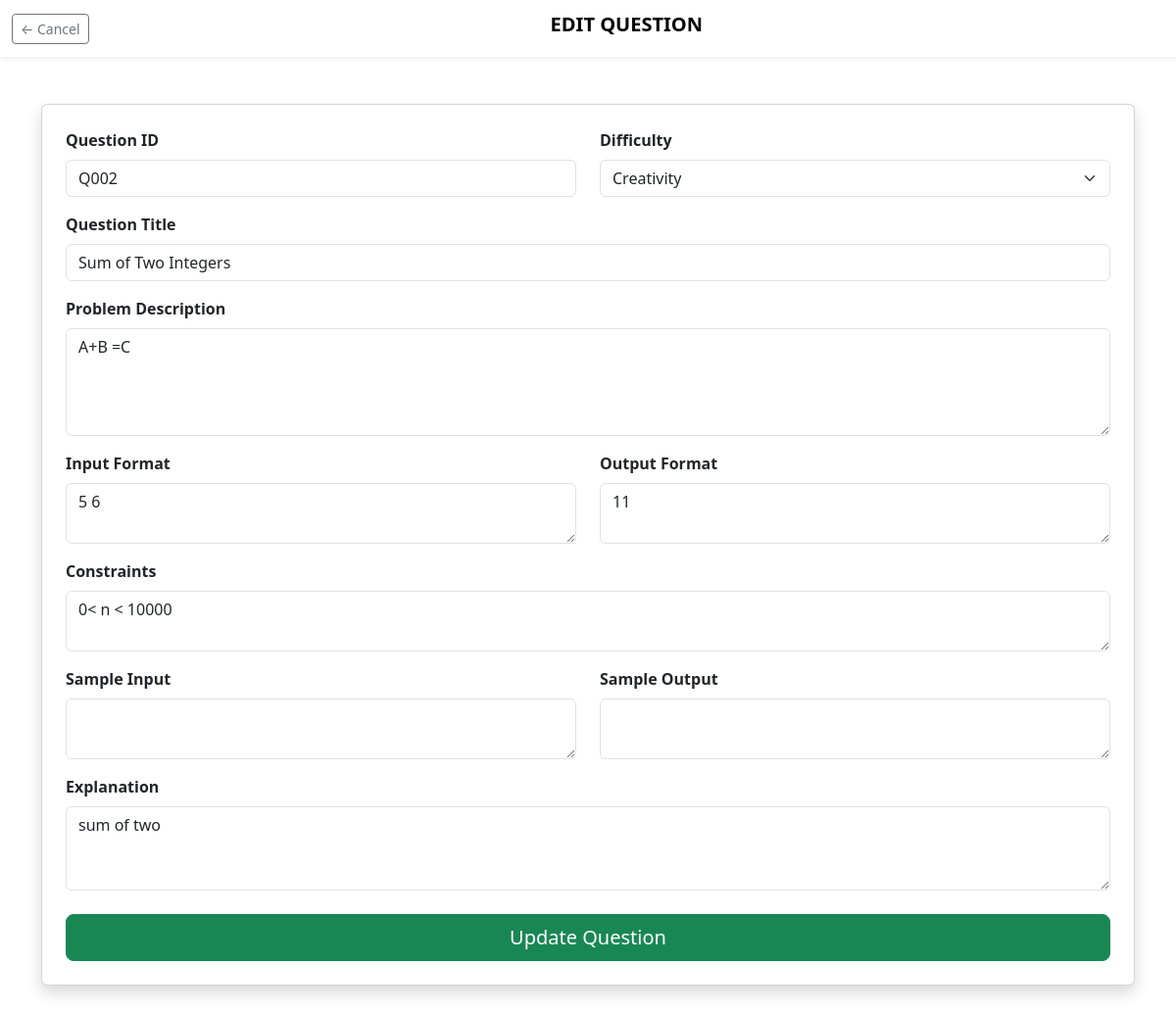
Screenshot of /admin/update/2 (signed in) with the database file from the repository.
### app.py (models this page shows)
class Question(db.Model):
    id = db.Column(db.Integer, primary_key=True)
    question_id = db.Column(db.String(10), unique=True)
    title = db.Column(db.String(100))
    description = db.Column(db.Text)
    input_format = db.Column(db.Text)
    constraints = db.Column(db.Text)
    output_format = db.Column(db.Text)
    explanation = db.Column(db.Text)
    difficulty = db.Column(db.String(50))
    test_cases = db.relationship('TestCase', backref='question', cascade="all, delete-orphan")

### app.py (the view, shortened to what this page needs)
@app.route('/admin/update/<int:id>', methods=['GET', 'POST'])
@login_required
def update_question(id):
    questions = Question.query.get_or_404(id)
    return render_template('edit_questions.html', questions=questions)

### app.py (called while the page is built)
@login_manager.user_loader
def load_user(user_id):
    return User.query.get(int(user_id))

### templates/edit_questions.html (shortened to what this page needs)
<!DOCTYPE html>
<html lang="en">
<head>
    <link href="https://cdn.jsdelivr.net/npm/bootstrap@5.3.2/dist/css/bootstrap.min.css" rel="stylesheet">
</head>
<body>
    <nav class="navbar custom-navbar shadow-sm">
        <div class="container-fluid">
            <a href="{{ url_for('admin_panel') }}" class="btn btn-outline-secondary btn-sm">← Cancel</a>
            <h2 class="navbar-brand mx-auto fw-bold">EDIT QUESTION</h2>
        </div>
    </nav>
    <div class="container mt-5 mb-5">
        <div class="card shadow">
            <div class="card-body p-4">
                <form action="{{ url_for('update_question', id=questions.id) }}" method="POST">
                    <div class="row">
                        <div class="col-md-6 mb-3">
                            <label class="form-label fw-bold">Question ID</label>
                            <input type="text" class="form-control" name="question_id"
                                   value="{{ questions.question_id }}" required>
                        </div>
                        <div class="col-md-6 mb-3">
                            <label class="form-label fw-bold">Difficulty</label>
                            <select class="form-select" name="difficulty" required>
                                <option value="Creativity" {% if questions.difficulty == 'Creativity' %}selected{% endif %}>Creativity</option>
                            </select>
                        </div>
                    </div>
                    <div class="mb-3">
                        <label class="form-label fw-bold">Question Title</label>
                        <input name="title" type="text" class="form-control"
                               value="{{ questions.title }}" required>
                    </div>
                    <div class="mb-3">
                        <label class="form-label fw-bold">Problem Description</label>
                        <textarea class="form-control" name="description" rows="4" required>{{ questions.description }}</textarea>
                    </div>
                    <div class="row">
                        <div class="col-md-6 mb-3">
                            <label class="form-label fw-bold">Input Format</label>
                            <textarea class="form-control" name="input_format" rows="2" required>{{ questions.input_format }}</textarea>
                        </div>
                        <div class="col-md-6 mb-3">
                            <label class="form-label fw-bold">Output Format</label>
                            <textarea class="form-control" name="output_format" rows="2" required>{{ questions.output_format }}</textarea>
                        </div>
                    </div>
                    <div class="mb-3">
                        <label class="form-label fw-bold">Constraints</label>
                        <textarea class="form-control" name="constraints" rows="2" required>{{ questions.constraints }}</textarea>
                    </div>
                    <div class="row">
                        <div class="col-md-6 mb-3">
                            <label class="form-label fw-bold">Sample Input</label>
                            <textarea class="form-control" name="sample_input" rows="2" required>{{ questions.sample_input }}</textarea>
                        </div>
                        <div class="col-md-6 mb-3">
                            <label class="form-label fw-bold">Sample Output</label>
                            <textarea class="form-control" name="sample_output" rows="2" required>{{ questions.sample_output }}</textarea>
                        </div>
                    </div>
                    <div class="mb-4">
                        <label class="form-label fw-bold">Explanation</label>
                        <textarea class="form-control" name="explanation" rows="3">{{ questions.explanation }}</textarea>
                    </div>
                    <div class="d-grid gap-2">
                        <button type="submit" class="btn btn-success btn-lg">Update Question</button>
                    </div>
                </form>
            </div>
        </div>
    </div>
</body>
</html>

### rows the page displays
Question: question_id "Q002", difficulty "Creativity", title "Sum of Two Integers", description "A+B =C", input_format "5 6", output_format "11", constraints "0< n < 10000", explanation "sum of two"
